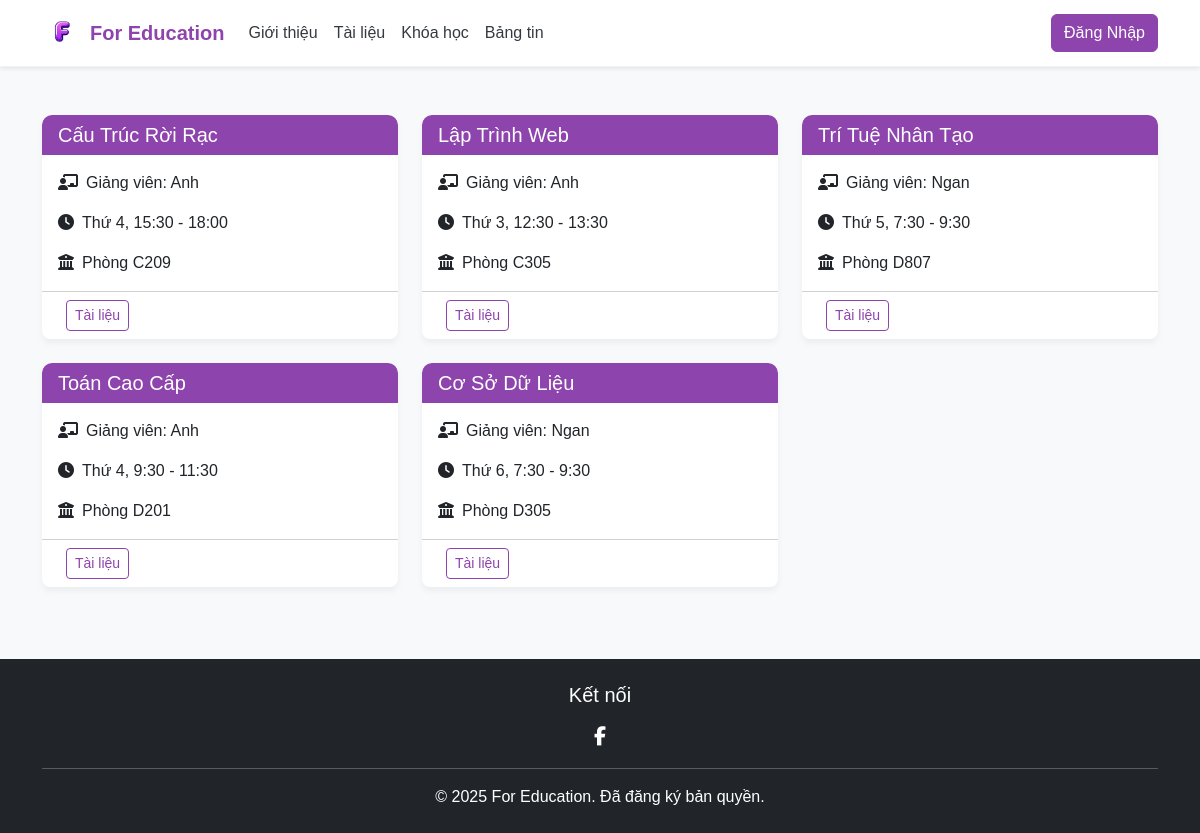
Page /index.php?act=khoahoc on the committed database.
### tables this page shows
CREATE TABLE `myclass` (
  `class_id` int(11) NOT NULL,
  `name` varchar(100) NOT NULL,
  `teacher_id` int(11) DEFAULT NULL,
  `schedule` varchar(100) DEFAULT NULL,
  `room` varchar(50) DEFAULT NULL
);

CREATE TABLE `users` (
  `id` int(11) NOT NULL,
  `full_name` varchar(100) NOT NULL,
  `username` varchar(50) NOT NULL,
  `email` varchar(100) NOT NULL,
  `password_hash` varchar(255) NOT NULL,
  `role` enum('student','teacher','admin') DEFAULT 'student',
  `phone` varchar(20) DEFAULT NULL,
  `dob` date DEFAULT NULL,
  `address` varchar(255) DEFAULT NULL
);

### models/pdo.php (called while the page is built, shortened)
<?php
function pdo_get_connection() {
    $dburl = "mysql:host=localhost;dbname=education;charset=utf8";
    $username = "root";
    $password = "";
    try {
        $pdo = new PDO($dburl, $username, $password);
        $pdo->setAttribute(PDO::ATTR_ERRMODE, PDO::ERRMODE_EXCEPTION);
        return $pdo;
    } catch (PDOException $e) {
        die("Connection failed: " . $e->getMessage());
    }
}
function pdo_query($sql){
    $sql_args = array_slice(func_get_args(), 1);
    try{
        $conn = pdo_get_connection();
        $stmt = $conn->prepare($sql);
        $stmt->execute($sql_args);
        $rows = $stmt->fetchAll();
        return $rows;
    }
    catch(PDOException $e){
        throw $e;
    }
    finally{
        unset($conn);
    }
}

### models/class.php (called while the page is built, shortened)
<?php
require_once "pdo.php";
function get_myclass() {
    $sql = "SELECT c.*, u.full_name AS teacher_name
            FROM myclass c
            JOIN users u ON c.teacher_id = u.id
            WHERE u.role = 'teacher'
            ORDER BY c.class_id DESC";
    return pdo_query($sql);
}
?>

### view/myclass.php (the view, shortened to what this page needs)
<?php
$html_class = '';
foreach ($classes as $class) {
    extract($class);
    $html_class .= '<div class="col-lg-4 col-md-6 mb-4">
        <div class="card subject-card">
            <div class="card-header bg-primary text-white">
                <h5 class="card-title mb-0">' . htmlspecialchars($name) . '</h5>
            </div>
            <div class="card-body">
                <p class="card-text"><i class="fas fa-chalkboard-teacher me-2"></i>Giảng viên: ' . htmlspecialchars($teacher_name) . '</p>
                <p class="card-text"><i class="fas fa-clock me-2"></i>' . htmlspecialchars($schedule) . '</p>
                <p class="card-text"><i class="fas fa-university me-2"></i>' . htmlspecialchars($room) . '</p>
            </div>
            <div class="card-footer bg-transparent">
                <a href="index.php?act=tailieu&monhoc=' . urlencode($name) . '&thoigian=&format=" class="btn btn-outline-primary btn-sm ms-2">Tài liệu</a>
            </div>
        </div>
    </div>';
}
?>
    <div class="container my-5">
        <div class="row">
            <?=$html_class?>
        </div>
    </div>

### layout/css/index.css (style rules this page uses)
:root { --primary: #8E44AD; --background: #F8F9FA; --text: #343A40; --accent: #FDCB6E; }
body { background-color: var(--background); color: var(--text); font-family: -apple-system, BlinkMacSystemFont, "Segoe UI", Roboto, Helvetica, Arial, sans-serif; }
.btn-outline-primary { color: var(--primary); border-color: var(--primary); }
.btn-outline-primary { border-color: var(--primary); color: var(--primary); }

### layout/css/myclass.css (style rules this page uses)
:root { --primary-color: #8E44AD; --background-color: #F8F9FA; --text-color: #343A40; --accent-color: #FDCB6E; }
body { background-color: var(--background-color); color: var(--text-color); font-family: 'Segoe UI', Tahoma, Geneva, Verdana, sans-serif; }
.subject-card { border: none; border-radius: 10px; box-shadow: 0 4px 6px rgba(0, 0, 0, 0.05); transition: transform 0.3s, box-shadow 0.3s; height: 100%; }
.card-header { border-radius: 10px 10px 0 0 !important; }
.bg-primary { background-color: var(--primary-color) !important; }
.btn-outline-primary { color: var(--primary-color); border-color: var(--primary-color); }

### layout/css/DocumentListPage.css (style rules this page uses)
:root { --primary: #8E44AD; --background: #F8F9FA; --text: #343A40; --accent: #FDCB6E; }
body { background-color: var(--background); color: var(--text); font-family: 'Arial', sans-serif; }
.bg-primary { background-color: var(--primary) !important; }
.btn-outline-primary { color: var(--primary); border-color: var(--primary); }
.card { border: none; border-radius: 8px; overflow: hidden; }
.card-header { border-bottom: none; }

### rows in the picture
myclass: name "Cấu Trúc Rời Rạc", teacher.full_name "Anh", schedule "Thứ 4, 15:30 - 18:00", room "Phòng C209"
myclass: name "Lập Trình Web", teacher.full_name "Anh", schedule "Thứ 3, 12:30 - 13:30", room "Phòng C305"
myclass: name "Trí Tuệ Nhân Tạo", teacher.full_name "Ngan", schedule "Thứ 5, 7:30 - 9:30", room "Phòng D807"
myclass: name "Toán Cao Cấp", teacher.full_name "Anh", schedule "Thứ 4, 9:30 - 11:30", room "Phòng D201"
myclass: name "Cơ Sở Dữ Liệu", teacher.full_name "Ngan", schedule "Thứ 6, 7:30 - 9:30", room "Phòng D305"
